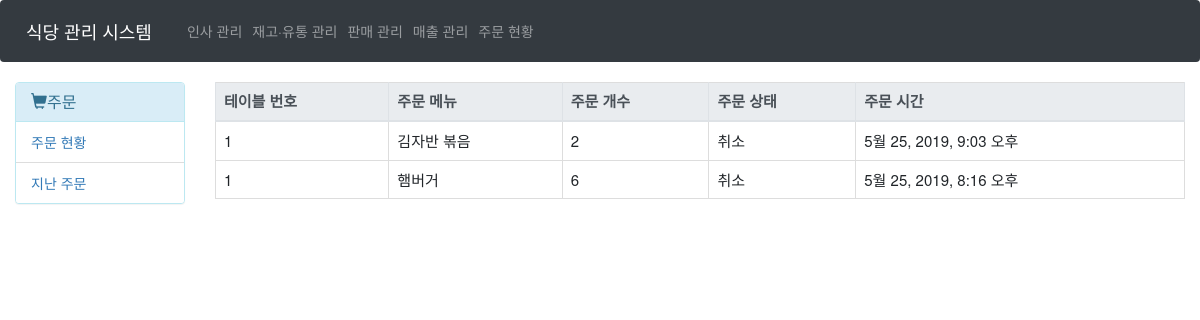
/Order/past/, run on the app's committed database.
### Main/models.py (models this page shows, shortened)
class Table_order(models.Model):
    class Meta:
        verbose_name = '주문 메뉴'
        verbose_name_plural = '주문 메뉴'
    to_menu = models.ForeignKey("Main.Menu", verbose_name="메뉴", on_delete=models.CASCADE)
    to_count = models.PositiveIntegerField(verbose_name="개수")
    to_status = models.CharField(verbose_name="주문 상태", max_length=10)
    to_isActive = models.BooleanField(default=True)
    to_order_sheet = models.ForeignKey("Main.Order_sheet", verbose_name="주문서", on_delete=models.CASCADE, null=True)

class Order_sheet(models.Model):
    class Meta:
        verbose_name = '주문서'
        verbose_name_plural = '주문서'
    os_table_no = models.PositiveIntegerField(verbose_name="테이블 번호")
    os_amount = models.PositiveIntegerField(verbose_name="총액")
    os_order_date = models.DateTimeField(verbose_name="주문 시간", auto_now=True)
    os_status = models.BooleanField(verbose_name='활성여부', default=True)

class Menu(models.Model):
    class Meta:
        verbose_name = '메뉴'
        verbose_name_plural = '메뉴'
    m_name = models.CharField(max_length=20, verbose_name="메뉴 이름")
    m_price = models.PositiveIntegerField(verbose_name="가격")
    m_explain = models.CharField(max_length=100, verbose_name="설명")
    m_pic = models.ImageField(verbose_name="사진", null=True, blank=True, upload_to=directory_url)

### Main/views.py (the view)
# urls.py: path('Order/past/', PastOrder.as_view(), name='pastOrder'),
class PastOrder(ListView):
    model = Table_order
    template_name = 'Main/Order_State/Order_past.html'
    context_object_name = 'datas'
    def get_queryset(self):
        return Table_order.objects.filter(to_isActive=False).order_by('-to_order_sheet__os_order_date')

### Main/templates/Main/Order_State/Order_past.html
{% extends 'Main/Order_State/main.html' %}
{% block content %}
    <table class="table table-hover table-bordered">
    <thead class="thead thead-light">
        <th>테이블 번호</th>
        <th>주문 메뉴</th>
        <th>주문 개수</th>
        <th>주문 상태</th>
        <th>주문 시간</th>
    </thead>
    <tbody>
        {% for data in datas %}
            <tr>
                <td>{{data.to_order_sheet.os_table_no}}</td>
                <td>{{data.to_menu.m_name}}</td>
                <td>{{data.to_count}}</td>
                <td>{{data.to_status}}</td>
                <td>{{data.to_order_sheet.os_order_date}}</td>
            </tr>
        {% endfor %}
    </tbody>
    </table>
{% endblock %}

### Main/templates/Main/Based/main.html (style rules this page uses)
table { font-size : 15px; }

### data on the page
Table_order: to_order_sheet.os_table_no "1", to_menu.m_name "김자반 볶음", to_count "2", to_status "취소", to_order_sheet.os_order_date "5월 25, 2019, 9:03 오후"
Table_order: to_order_sheet.os_table_no "1", to_menu.m_name "햄버거", to_count "6", to_status "취소", to_order_sheet.os_order_date "5월 25, 2019, 8:16 오후"
